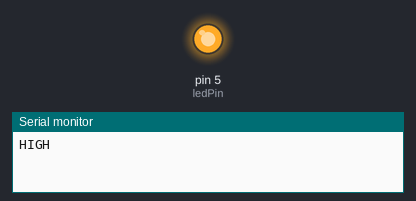
This sketch was run on a simulated Arduino Uno, built with avr-gcc and run on an emulated ATmega328P. On the bench: output pins drawn as LEDs (lit = HIGH), the last lines printed to the serial monitor.

Above: at 5.0 s.
At 25.0 s:
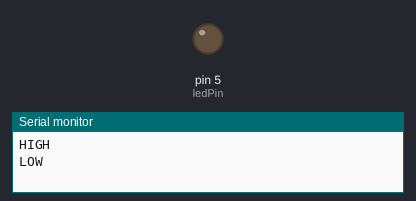
Timing chart, 0 to 52.0 s (numbered marks = the images above):
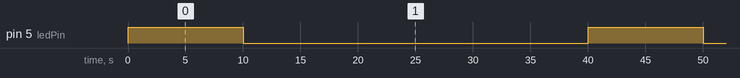

Measured:
- by itself, pin 5 (ledPin): alternates HIGH for 10.0 s and LOW for 30.0 s

The sketch:

heat_v2.ino
```cpp
const int ledPin = 5;
unsigned long startTime;

void setup() {
  pinMode(ledPin, OUTPUT);
  Serial.begin(9600);
  startTime = millis();  // Catat waktu saat program mulai
}

void loop() {
  unsigned long currentTime = millis();
  unsigned long elapsedTime = currentTime - startTime;

  if (elapsedTime < 600000) {
    digitalWrite(ledPin, HIGH);
    Serial.println("HIGH");
    delay(10000);
    digitalWrite(ledPin, LOW);
    Serial.println("LOW");
    delay(30000);
  }
  else {
    digitalWrite(ledPin, HIGH);
    Serial.println("HIGH");
    delay(3000);
    digitalWrite(ledPin, LOW);
    Serial.println("LOW");
    delay(30000);
  }
}
```
